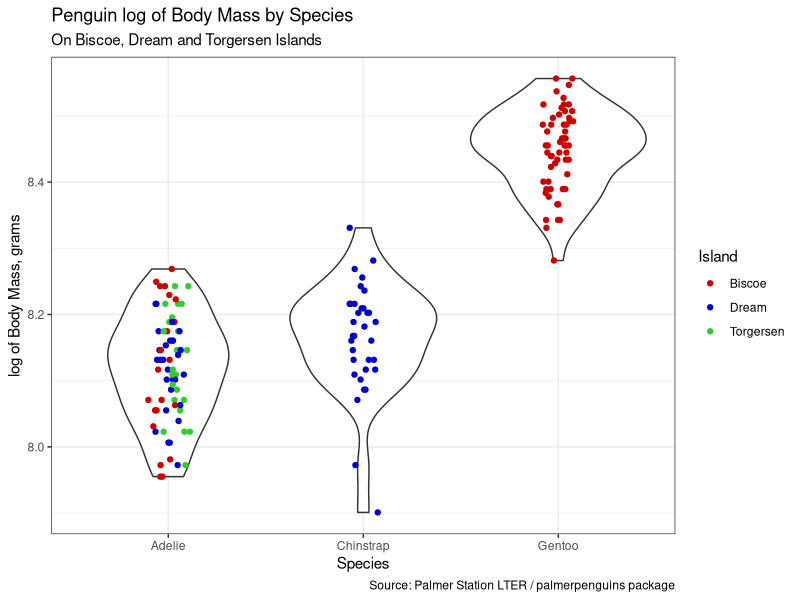

Write R code to recreate this figure.
##### Feb 15, 2021 #####
##### Group work #####

##### Load Libraries #####
library(palmerpenguins)
library(tidyverse)
library(here)

##### Load Data #####
glimpse(penguins)

##### Analysis #####
### Part 1 ###

mean_and_var <- penguins %>%
  group_by(species, island, sex) %>%
  drop_na(sex, body_mass_g, island, species) %>%
  summarise (mean_mass = mean(body_mass_g, na.rm = TRUE),
             var_mass = var(body_mass_g, na.rm = TRUE)
             )
view(mean_and_var)

### Part 2 ###
penguins %>%
  filter (sex == "female") %>%
  mutate(log_mass = log(body_mass_g)) %>%
  select(species, island, sex, log_mass)%>%
  ggplot(aes(x = species, 
             y = log_mass)
  ) + 
  geom_violin() +
  geom_jitter(
    aes(x = species,
        y = log_mass,
        color = island),
    position = position_jitterdodge(dodge = 0.1)
  ) +
  labs(title = "Penguin log of Body Mass by Species", #custom labels
       subtitle = "On Biscoe, Dream and Torgersen Islands",
       caption = "Source: Palmer Station LTER / palmerpenguins package",
       x = "Species",
       y = "log of Body Mass, grams",
       color = "Island"
  )+
  scale_color_manual(labels = c("Biscoe","Dream","Torgersen"), #custom colors
                     values = c("red3","mediumblue","limegreen")
  )+
  theme_bw()

